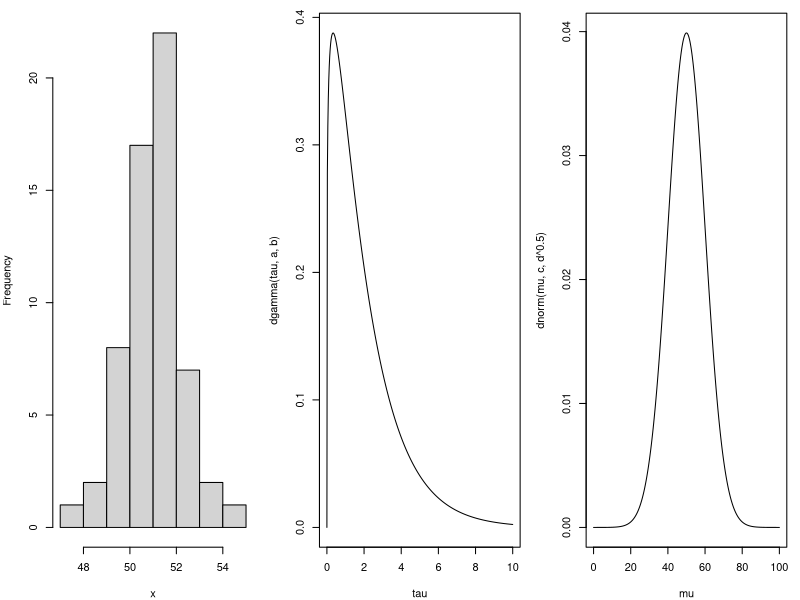
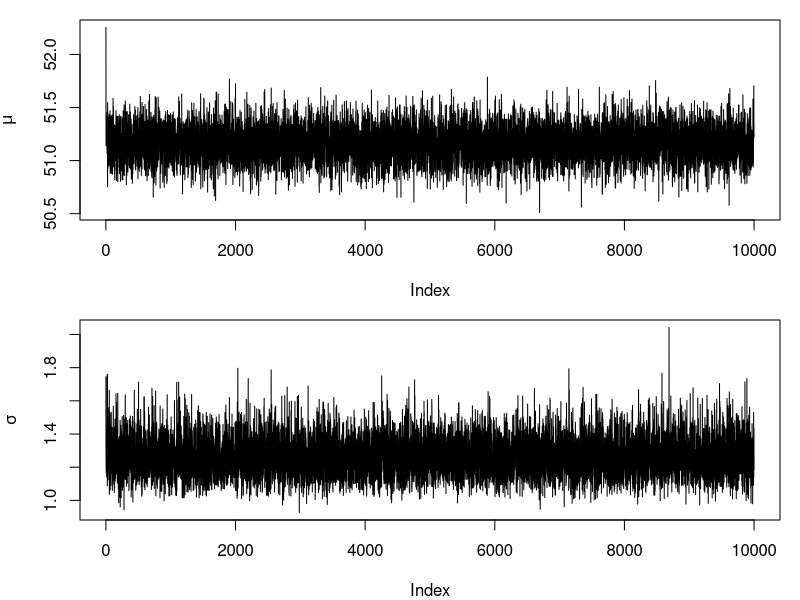
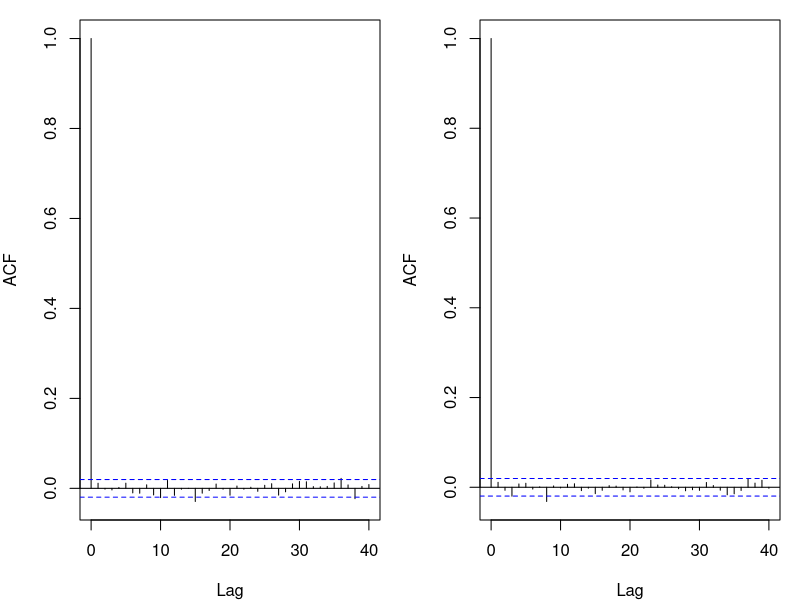
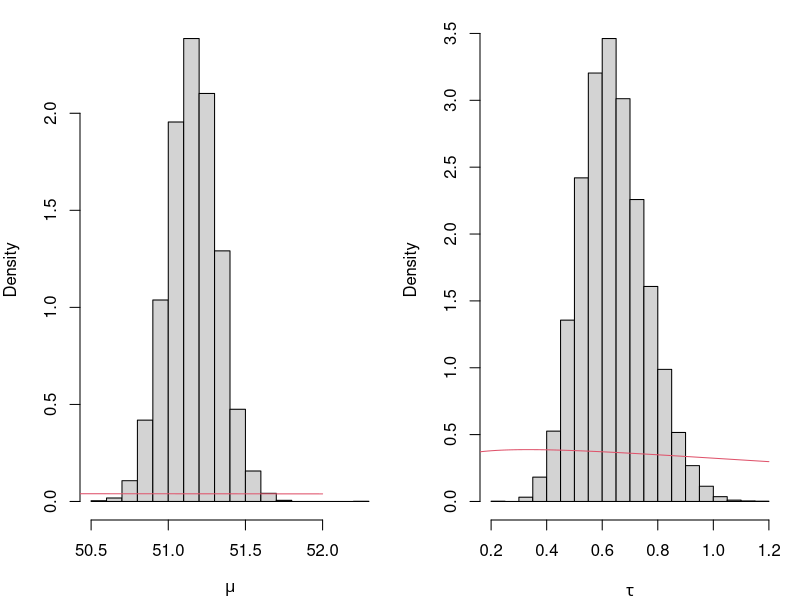

Write the R code that produced these figures, in order.
x <- nhtemp
a <- 1.2; b <- .6 ## gamma prior shape and scale
c <- 50; d <- 100 ## normal prior mean and variance

## check data and priors...

par(mfrow=c(1,3),mar=c(4,4,1,1))
hist(x,main="")
tau <- seq(0,10,length=400)
plot(tau,dgamma(tau,a,b),type="l")
mu <- seq(0,100,length=400)
plot(mu,dnorm(mu,c,d^.5),type="l")

## Gibbs loop..

ns <- 10000 ## number of samples
th <- matrix(0,2,ns) ## sample storage
mu <- 0;tau <- 0 ## initial states
n <- length(x) 
dn <- d*n;dnx <- dn*mean(x) ## store constants needed repeatedly
for (i in 1:ns) { ## Gibbs loop
  mu <- rnorm(1,(dnx*tau+c)/(dn*tau+1),sqrt(d/(dn*tau+1)))
  tau <- rgamma(1,n/2+a,sum((x-mu)^2)/2 + b)
  th[,i] <- c(mu,1/sqrt(tau)) ## store as mean and sd
}

## trace plots..

par(mfrow=c(2,1),mar=c(4,4,1,1))
## see ?plotmath for adding maths to plots
plot(th[1,],type="l",ylab=expression(mu))
plot(th[2,],type="l",ylab=expression(sigma))

## acfs...

par(mfrow=c(1,2))
acf(th[1,])
acf(th[2,])


## check posteriors against priors

par(mfrow=c(1,2))
hist(th[1,],xlab=expression(mu),main="",probability=TRUE)
mu <- seq(50,52,length=100)
lines(mu,dnorm(mu,c,d^.5),col=2)

hist(1/th[2,]^2,xlab=expression(tau),main="",probability=TRUE)
tau <- seq(0.1,1.2,length=100)
lines(tau,dgamma(tau,a,b),col=2)

## posterior mean and CI...

pm <- rowMeans(th)
names(pm) <- c("mu","sigma")
pm ## posterior mean

ci <- apply(th,1,quantile,probs=c(.025,.975))
colnames(ci) <- c("mu","sigma")
ci ## confidence intervals
